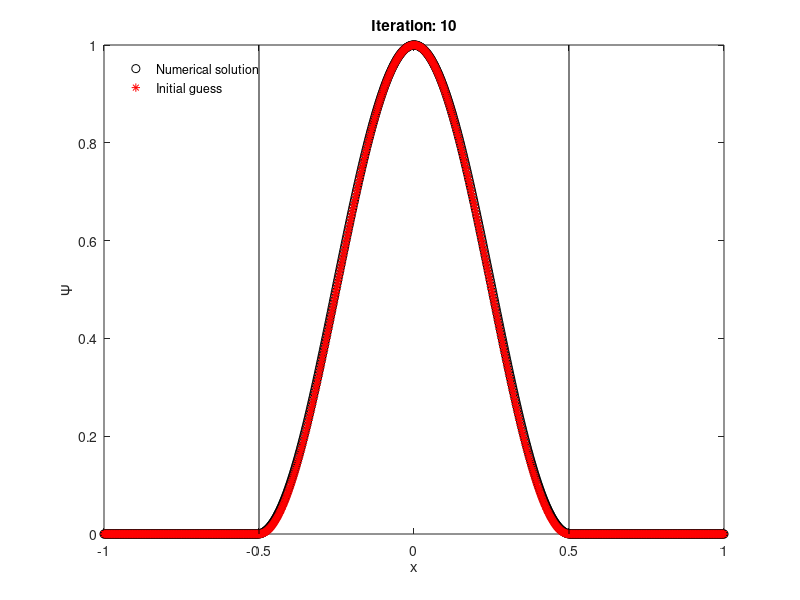

Write MATLAB code to recreate this figure.
% independant.m
% When dealing with the two electron case we make the assumption that the
% electrons are non interacting.
% Solves the problem by inverse power iteration

% Clear memory and show only a few digits
clear all; format short;

% Size of System
L = 1000;

% Define values of the independent variable
xmin = -1;
xmax = 1;
h=(xmax-xmin)/L;
x=xmin:h:xmax;
L=L+1; % Passing through zero

% Number of matrix iterations
nits=10;

% Construct matrix D2 associated with the derivative
D2=-2*eye(L);
D2=D2+diag(ones(L-1,1),+1)+diag(ones(L-1,1),-1);
D2=D2/h^2;

% Add diagonal component associated with the potential
V = zeros(L,1);
V(abs(x)>xmax/2) = 1e5;

A=-D2+diag(V);

% Compute inverse matrix
B=inv(A);

% Initial guess for the wave function
psi0=zeros(L,1);
psi0(abs(x) <= xmax/2)=cos(0.5*pi*2*x(abs(x) <= xmax/2));
Psi=zeros(2,L);

for i=1:2;
    psi=psi0;
    
    figure(1);
    for n=1:10
        
       
        
        % Inverse iteration & normalisation
        psi=B*psi;
        psi=psi/max(abs(psi));
        
    end
    Psi(i,:) = psi;
end
% Determine eigenvalue
energy_est=mean(Psi(1,:)'./(B*Psi(1,:)'))+mean(Psi(2,:)'./(B*Psi(2,:)'));

 % Plot wave function, initial wave function
        plot(x,Psi(1,:).*Psi(2,:),'ko',x,psi0.*psi0,'r*',...
            [xmax/2 xmax/2],[0 1],'k', [xmin/2 xmin/2],[0 1], 'k')
        xlabel('x'); ylabel('\Psi');
        anno=legend('Numerical solution','Initial guess');
        set (anno,'Box','off','Location','NorthWest')
        title(['Iteration: ',num2str(n)]);
        
disp('Estimate of eigenvalue E: ');
disp(energy_est);